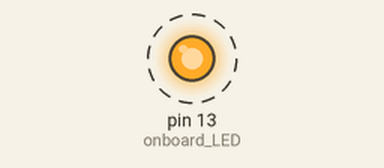
Recording of a sketch running on a simulated Arduino Uno, built with avr-gcc and run on an emulated ATmega328P. Parts: output pins drawn as LEDs (lit = HIGH). Dashed ring = blinking.

Above: at 0.5 s.
Timing chart, 0 to 4.6 s (numbered marks = the images above):
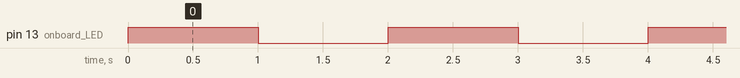

The sketch:

01.ino
```cpp
int onboard_LED = 13;

void setup() {
  // initialize digital pin LED_BUILTIN as an output
  pinMode(onboard_LED, OUTPUT);
}

// the loop function runs over and over again forever
void loop() {
  digitalWrite(onboard_LED, HIGH); // turn the LED on (HIGH is the voltage level)
  delay(1000); // wait for a second
  digitalWrite(onboard_LED, LOW); // turn the LED off by making the voltage LOW
  delay(1000); // wait for a second
}
```

Measured:
- by itself, pin 13 (onboard_LED): alternates HIGH for 1.0 s and LOW for 1.0 s
